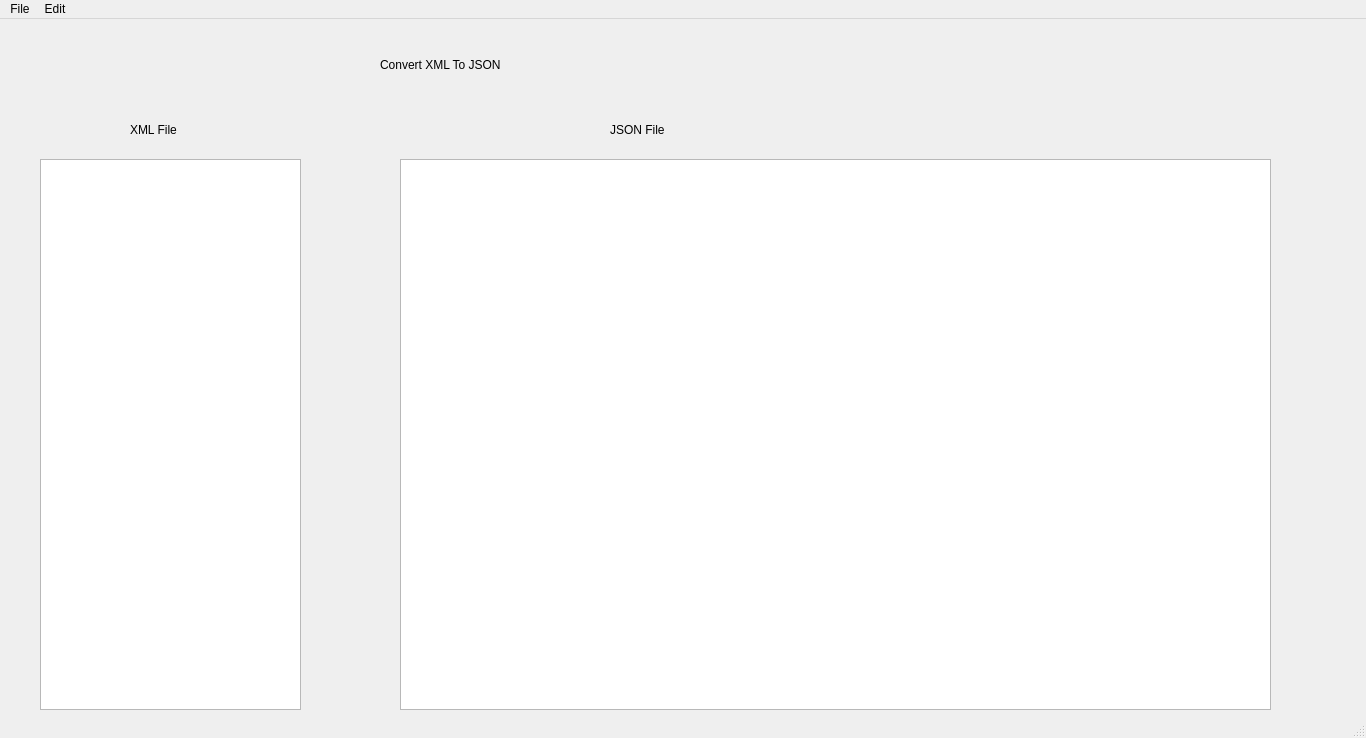
<?xml version="1.0" encoding="UTF-8"?>
<ui version="4.0">
 <class>ToJSON</class>
 <widget class="QMainWindow" name="ToJSON">
  <property name="geometry">
   <rect>
    <x>0</x>
    <y>0</y>
    <width>1366</width>
    <height>738</height>
   </rect>
  </property>
  <property name="windowTitle">
   <string>Convert XML To JSON</string>
  </property>
  <widget class="QWidget" name="centralwidget">
   <widget class="QLabel" name="label">
    <property name="geometry">
     <rect>
      <x>380</x>
      <y>20</y>
      <width>231</width>
      <height>51</height>
     </rect>
    </property>
    <property name="styleSheet">
     <string notr="true">font: 17pt &quot;Noto Sans&quot;;</string>
    </property>
    <property name="text">
     <string>Convert XML To JSON</string>
    </property>
   </widget>
   <widget class="QTextEdit" name="textEdit">
    <property name="geometry">
     <rect>
      <x>40</x>
      <y>140</y>
      <width>261</width>
      <height>551</height>
     </rect>
    </property>
   </widget>
   <widget class="QLabel" name="label_4">
    <property name="geometry">
     <rect>
      <x>610</x>
      <y>90</y>
      <width>111</width>
      <height>41</height>
     </rect>
    </property>
    <property name="styleSheet">
     <string notr="true">font: 13pt &quot;Noto Sans&quot;;</string>
    </property>
    <property name="text">
     <string>JSON File</string>
    </property>
   </widget>
   <widget class="QLabel" name="label_2">
    <property name="geometry">
     <rect>
      <x>130</x>
      <y>90</y>
      <width>71</width>
      <height>41</height>
     </rect>
    </property>
    <property name="styleSheet">
     <string notr="true">font: 13pt &quot;Noto Sans&quot;;</string>
    </property>
    <property name="text">
     <string>XML File</string>
    </property>
   </widget>
   <widget class="QTextEdit" name="textEdit_2">
    <property name="geometry">
     <rect>
      <x>400</x>
      <y>140</y>
      <width>871</width>
      <height>551</height>
     </rect>
    </property>
   </widget>
   <widget class="QPushButton" name="pushButton">
    <property name="geometry">
     <rect>
      <x>30</x>
      <y>20</y>
      <width>31</width>
      <height>31</height>
     </rect>
    </property>
    <property name="cursor">
     <cursorShape>PointingHandCursor</cursorShape>
    </property>
    <property name="styleSheet">
     <string notr="true">border: 0px;
image: url(:/Images/back (2).png);</string>
    </property>
    <property name="text">
     <string/>
    </property>
    <property name="iconSize">
     <size>
      <width>0</width>
      <height>0</height>
     </size>
    </property>
   </widget>
   <widget class="QLabel" name="label_5">
    <property name="geometry">
     <rect>
      <x>330</x>
      <y>430</y>
      <width>41</width>
      <height>41</height>
     </rect>
    </property>
    <property name="styleSheet">
     <string notr="true">font: 35pt &quot;Noto Sans&quot;;</string>
    </property>
    <property name="text">
     <string/>
    </property>
   </widget>
  </widget>
  <widget class="QMenuBar" name="menubar">
   <property name="geometry">
    <rect>
     <x>0</x>
     <y>0</y>
     <width>1366</width>
     <height>22</height>
    </rect>
   </property>
   <widget class="QMenu" name="menuFile">
    <property name="title">
     <string>File</string>
    </property>
    <addaction name="actionOpen"/>
    <addaction name="actionSave"/>
   </widget>
   <widget class="QMenu" name="menuEdit">
    <property name="title">
     <string>Edit</string>
    </property>
    <addaction name="actionConsistency"/>
    <addaction name="actionFormatting"/>
    <addaction name="actionCompress"/>
   </widget>
   <addaction name="menuFile"/>
   <addaction name="menuEdit"/>
  </widget>
  <widget class="QStatusBar" name="statusbar"/>
  <action name="actionOpen">
   <property name="icon">
    <iconset resource="Resources.qrc">
     <normaloff>:/Images/open.jpeg</normaloff>:/Images/open.jpeg</iconset>
   </property>
   <property name="text">
    <string>Open</string>
   </property>
  </action>
  <action name="actionSave">
   <property name="icon">
    <iconset resource="Resources.qrc">
     <normaloff>:/Images/save.png</normaloff>:/Images/save.png</iconset>
   </property>
   <property name="text">
    <string>Save</string>
   </property>
  </action>
  <action name="actionConsistency">
   <property name="text">
    <string>Consistency</string>
   </property>
  </action>
  <action name="actionFormatting">
   <property name="text">
    <string>Formatting</string>
   </property>
  </action>
  <action name="actionCompress">
   <property name="text">
    <string>Compress</string>
   </property>
  </action>
 </widget>
 <resources>
  <include location="Resources.qrc"/>
 </resources>
 <connections/>
</ui>
